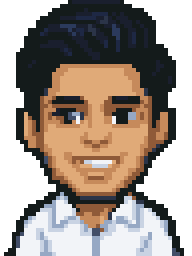
#> input picture .anbu/design/avatar/trainer-card-photo-48x64.png, 48 x 64 px (shown 4 times larger)
$ python export_assets.py
#> lines starting #> are read from the running program, lines starting #| are printed output that depends on the picture
#!/usr/bin/env python3
"""Pre-scale avatar art by exact integer factors for the mockups (no smoothing)."""
from PIL import Image
import os
here = os.path.dirname(os.path.abspath(__file__))
out = os.path.join(here, "..", "assets")
for src, dst, k in [("trainer-card-photo-48x64.png", "avatar-photo-x4.png", 4), ("champion-battle-front-30x64.png", "champion-x4.png", 4),
                    ("dialog-portrait-38x38.png", "face-avatar-x4.png", 4)]:
    im = Image.open(os.path.join(here, src)); im.resize((im.width * k, im.height * k), Image.NEAREST).save(os.path.join(out, dst))
#> further down, im is the input picture: PIL image 48x64 RGBA; mean R, G, B, A 89.4, 78, 69, 182.3
#> after `im = Image.open(os.path.join(here, src))`:
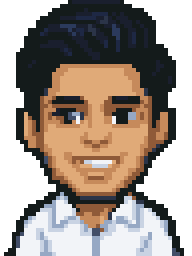
#> saved as avatar-photo-x4.png: PIL image 192x256 RGBA; mean R, G, B, A 89.4, 78, 69, 182.3; transparent parts drawn white
#> pass 2 of the loop `for src, dst, k in [("trainer-card-photo-48x64.png", "avatar-photo-x4...`:
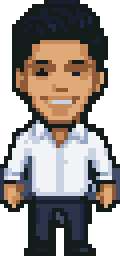
#> input picture .anbu/design/avatar/champion-battle-front-30x64.png, 30 x 64 px (shown 4 times larger)
#> im is the input picture: PIL image 30x64 RGBA; mean R, G, B, A 84.8, 77.9, 73.4, 184.5
#> `im = Image.open(os.path.join(here, src))`:
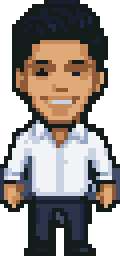
#> saved as champion-x4.png: PIL image 120x256 RGBA; mean R, G, B, A 84.8, 77.9, 73.4, 184.5; transparent parts drawn white
#> (the run stopped early here; a loop or call above may not have finished)
